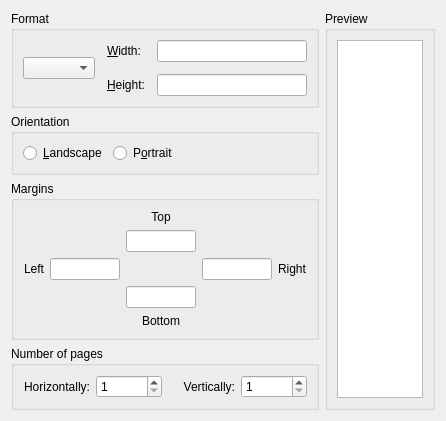
     <widget class="QWidget" name="tabPaper">
      <attribute name="title">
       <string>&amp;Paper</string>
      </attribute>
      <layout class="QVBoxLayout">
       <item>
        <layout class="QHBoxLayout" name="tab1Layout">
         <item>
          <layout class="QVBoxLayout" name="paperOptionsLayout">
           <item>
            <widget class="QGroupBox" name="formatGroupBox">
             <property name="title">
              <string>Format</string>
             </property>
             <layout class="QVBoxLayout">
              <item>
               <layout class="QHBoxLayout">
                <property name="spacing">
                 <number>12</number>
                </property>
                <item>
                 <widget class="QComboBox" name="cbPaperFormat">
                  <property name="toolTip">
                   <string>Paper format</string>
                  </property>
                 </widget>
                </item>
                <item>
                 <layout class="QGridLayout" name="gridLayout_3">
                  <property name="leftMargin">
                   <number>0</number>
                  </property>
                  <item row="0" column="2">
                   <widget class="QLineEdit" name="lePaperWidth">
                    <property name="toolTip">
                     <string>Width of paper</string>
                    </property>
                   </widget>
                  </item>
                  <item row="1" column="0">
                   <widget class="QLabel" name="lPageHeight">
                    <property name="text">
                     <string>&amp;Height:</string>
                    </property>
                    <property name="wordWrap">
                     <bool>false</bool>
                    </property>
                    <property name="buddy">
                     <cstring>lePaperHeight</cstring>
                    </property>
                   </widget>
                  </item>
                  <item row="1" column="2">
                   <widget class="QLineEdit" name="lePaperHeight">
                    <property name="toolTip">
                     <string>Height of paper</string>
                    </property>
                   </widget>
                  </item>
                  <item row="0" column="0">
                   <widget class="QLabel" name="lPageWidth">
                    <property name="text">
                     <string>&amp;Width:</string>
                    </property>
                    <property name="wordWrap">
                     <bool>false</bool>
                    </property>
                    <property name="buddy">
                     <cstring>lePaperWidth</cstring>
                    </property>
                   </widget>
                  </item>
                 </layout>
                </item>
               </layout>
              </item>
             </layout>
            </widget>
           </item>
           <item>
            <widget class="QGroupBox" name="orientGroupBox">
             <property name="title">
              <string>Orientation</string>
             </property>
             <layout class="QHBoxLayout" name="horizontalLayout_2">
              <item>
               <widget class="QRadioButton" name="rbLandscape">
                <property name="toolTip">
                 <string>Landscape paper orientation</string>
                </property>
                <property name="text">
                 <string>&amp;Landscape</string>
                </property>
               </widget>
              </item>
              <item>
               <widget class="QRadioButton" name="rbPortrait">
                <property name="toolTip">
                 <string>Portrait paper orientation</string>
                </property>
                <property name="text">
                 <string>P&amp;ortrait</string>
                </property>
               </widget>
              </item>
              <item>
               <spacer name="horizontalSpacer_2">
                <property name="orientation">
                 <enum>Qt::Horizontal</enum>
                </property>
                <property name="sizeHint" stdset="0">
                 <size>
                  <width>40</width>
                  <height>20</height>
                 </size>
                </property>
               </spacer>
              </item>
             </layout>
            </widget>
           </item>
           <item>
            <widget class="QGroupBox" name="marginsGroupBox">
             <property name="title">
              <string>Margins</string>
             </property>
             <layout class="QGridLayout" name="gridLayout_11">
              <item row="0" column="0">
               <layout class="QGridLayout" name="gridLayout_10">
                <item row="2" column="1">
                 <widget class="QLineEdit" name="leMarginLeft">
                  <property name="maximumSize">
                   <size>
                    <width>70</width>
                    <height>16777215</height>
                   </size>
                  </property>
                  <property name="toolTip">
                   <string>Left</string>
                  </property>
                 </widget>
                </item>
                <item row="3" column="2">
                 <widget class="QLineEdit" name="leMarginBottom">
                  <property name="maximumSize">
                   <size>
                    <width>70</width>
                    <height>16777215</height>
                   </size>
                  </property>
                  <property name="toolTip">
                   <string>Bottom</string>
                  </property>
                 </widget>
                </item>
                <item row="2" column="3">
                 <widget class="QLineEdit" name="leMarginRight">
                  <property name="maximumSize">
                   <size>
                    <width>70</width>
                    <height>16777215</height>
                   </size>
                  </property>
                  <property name="toolTip">
                   <string>Right</string>
                  </property>
                 </widget>
                </item>
                <item row="4" column="2">
                 <widget class="QLabel" name="label_10">
                  <property name="text">
                   <string>Bottom</string>
                  </property>
                  <property name="alignment">
                   <set>Qt::AlignCenter</set>
                  </property>
                 </widget>
                </item>
                <item row="0" column="2">
                 <widget class="QLabel" name="label_7">
                  <property name="text">
                   <string>Top</string>
                  </property>
                  <property name="alignment">
                   <set>Qt::AlignCenter</set>
                  </property>
                 </widget>
                </item>
                <item row="2" column="4">
                 <widget class="QLabel" name="label_9">
                  <property name="text">
                   <string>Right</string>
                  </property>
                 </widget>
                </item>
                <item row="2" column="0">
                 <widget class="QLabel" name="label_8">
                  <property name="text">
                   <string>Left</string>
                  </property>
                  <property name="alignment">
                   <set>Qt::AlignRight|Qt::AlignTrailing|Qt::AlignVCenter</set>
                  </property>
                 </widget>
                </item>
                <item row="1" column="2">
                 <widget class="QLineEdit" name="leMarginTop">
                  <property name="maximumSize">
                   <size>
                    <width>70</width>
                    <height>16777215</height>
                   </size>
                  </property>
                  <property name="toolTip">
                   <string>Top</string>
                  </property>
                 </widget>
                </item>
               </layout>
              </item>
             </layout>
            </widget>
           </item>
           <item>
            <widget class="QGroupBox" name="pagesNumGroupBox">
             <property name="title">
              <string>Number of pages</string>
             </property>
             <layout class="QHBoxLayout" name="pagesNumLayout">
              <item>
               <widget class="QLabel" name="lPagesNumH">
                <property name="text">
                 <string>Horizontally:</string>
                </property>
                <property name="alignment">
                 <set>Qt::AlignRight|Qt::AlignTrailing|Qt::AlignVCenter</set>
                </property>
               </widget>
              </item>
              <item>
               <widget class="QSpinBox" name="sbPagesNumH">
                <property name="toolTip">
                 <string>Number of pages by horizontal</string>
                </property>
                <property name="minimum">
                 <number>1</number>
                </property>
               </widget>
              </item>
              <item>
               <widget class="QLabel" name="lPagesNumV">
                <property name="text">
                 <string>Vertically:</string>
                </property>
                <property name="alignment">
                 <set>Qt::AlignRight|Qt::AlignTrailing|Qt::AlignVCenter</set>
                </property>
               </widget>
              </item>
              <item>
               <widget class="QSpinBox" name="sbPagesNumV">
                <property name="toolTip">
                 <string>Number of pages by vertical</string>
                </property>
                <property name="minimum">
                 <number>1</number>
                </property>
               </widget>
              </item>
             </layout>
            </widget>
           </item>
          </layout>
         </item>
         <item>
          <widget class="QGroupBox" name="paperPreviewGroupBox">
           <property name="title">
            <string>Preview</string>
           </property>
           <layout class="QVBoxLayout" name="verticalLayout">
            <item>
             <widget class="QGraphicsView" name="gvPaperPreview">
              <property name="focusPolicy">
               <enum>Qt::NoFocus</enum>
              </property>
              <property name="toolTip">
               <string>Preview of page and margins</string>
              </property>
              <property name="verticalScrollBarPolicy">
               <enum>Qt::ScrollBarAlwaysOff</enum>
              </property>
              <property name="horizontalScrollBarPolicy">
               <enum>Qt::ScrollBarAlwaysOff</enum>
              </property>
              <property name="sizeAdjustPolicy">
               <enum>QAbstractScrollArea::AdjustToContents</enum>
              </property>
             </widget>
            </item>
           </layout>
          </widget>
         </item>
        </layout>
       </item>
       <item>
        <spacer name="verticalSpacer_2">
         <property name="orientation">
          <enum>Qt::Vertical</enum>
         </property>
         <property name="sizeHint" stdset="0">
          <size>
           <width>20</width>
           <height>0</height>
          </size>
         </property>
        </spacer>
       </item>
      </layout>
     </widget>
